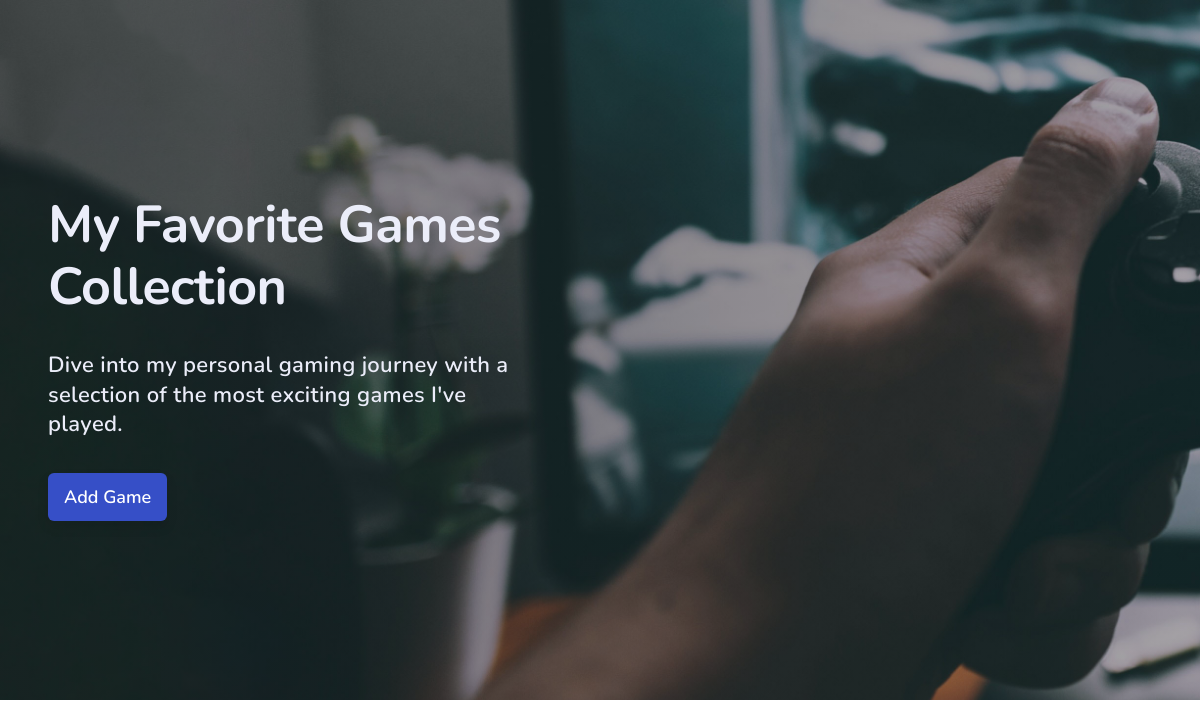
Before: / with the older database file.
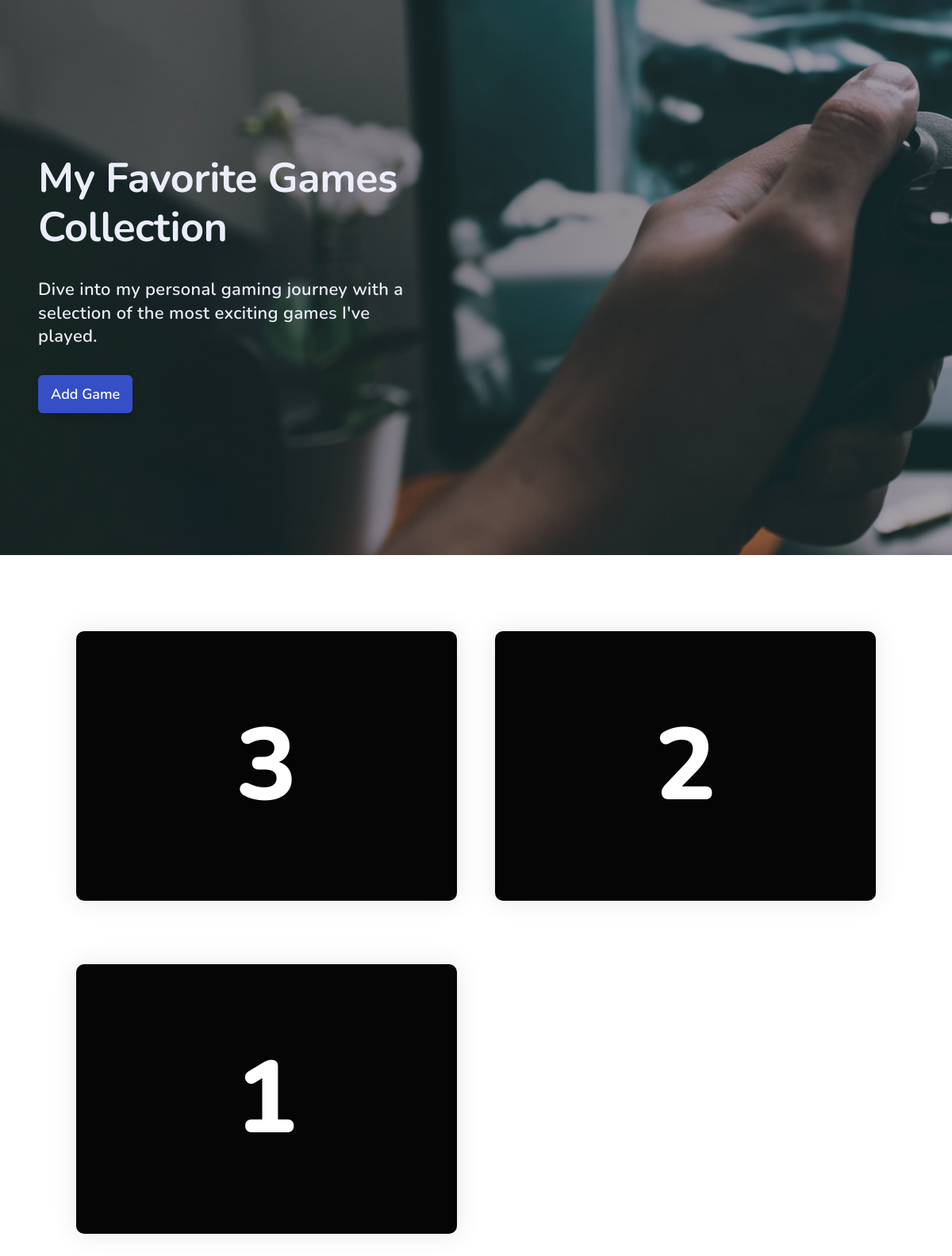
After: the same page with the newer database file.
### main.py (models this page shows)
class Game(db.Model):
    id: Mapped[int] = mapped_column(primary_key=True)
    title: Mapped[str] = mapped_column(unique=True)
    year: Mapped[int]
    rating: Mapped[float]
    review: Mapped[str]
    description: Mapped[str]
    img_url: Mapped[str]
    ranking: Mapped[int] = mapped_column(nullable=True)

### main.py (the view)
@app.route('/')
def home():
    all_games = db.session.query(Game).order_by(Game.rating).all()
    for i in range(len(all_games)):
        all_games[i].ranking = len(all_games) - i
    return render_template("index.html", all_games=all_games)

### templates/index.html (shortened to what this page needs)
<!DOCTYPE html>
<html>
  <head>
    <link rel="stylesheet" href="../static/styles.css" />
    <link rel="stylesheet" href="../static/general.css" />
    <link rel="stylesheet" href="../static/queries.css">
  </head>
  <body>
    <section class="section-hero">
      <div class="container hero-grid">
        <div class="hero-container">
          <h1 class="heading-primary">My Favorite Games Collection</h1>
          <p class="hero-description">
            Dive into my personal gaming journey with a selection of the most
            exciting games I've played.
          </p>
          <a href="{{ url_for('add_game') }}" class="btn">Add Game</a>
        </div>
      </div>
    </section>
    <section class="section-game-list">
      <div class="container game-list-grid">
        {% if not all_games == []: %} {% for game in all_games: %}
        <div class="game-card">
          <div class="game-image">
            <span class="rank">{{ game['ranking'] }}</span>
          </div>
        </div>
        {% endfor %} {% endif %}
      </div>
    </section>
  </body>
</html>

### static/styles.css (style rules this page uses)
.section-hero { padding: 8rem 4.8rem; background-image: linear-gradient( to right, rgba(27, 27, 27, 0.6), rgba(46, 46, 46, 0.1) ), url(../static/img/glenn-carstens-peters-0woyPEJQ7jc-unsplash.jpg); background-size: 250rem; background-repeat: no-repeat; height: 70rem; align-content: center; }
.hero-grid { display: grid; grid-template-columns: 5fr 5fr; }
.hero-description { width: 90%; font-weight: 600; font-size: 2.2rem; margin-bottom: 4.8rem; line-height: 1.35; letter-spacing: 0.3px; color: #ebedf9; }
.section-game-list { padding: 9.6rem; }
.game-list-grid { display: grid; justify-content: center; grid-template-columns: repeat(2, 1fr); gap: 4.8rem; row-gap: 8rem; }
.game-card { background-color: #050505; overflow: hidden; box-shadow: 0 0 3.2rem rgba(0, 0, 0, 0.1); border-radius: 10px; position: relative; min-width: 40rem; max-width: 100%; height: fit-content; min-height: 34rem; display: flex; align-items: center; z-index: 1; }
.rank { display: block; position: absolute; top: 50%; right: 50%; transform: translate(50%, -50%); font-size: 12.8rem; font-weight: 800; }

### static/general.css (style rules this page uses)
* { margin: 0; padding: 0; box-sizing: border-box; }
html { font-size: 62.5%; }
body { font-family: "Nunito", sans-serif; font-weight: 400; line-height: 1; color: #fff; }
.container { max-width: 130rem; margin: 0 auto; }
.heading-primary { font-weight: 700; line-height: 1.2; letter-spacing: -0.5px; font-size: 5.2rem; margin-bottom: 3.2rem; color: #ebedf9; }
.btn, .btn:link, .btn:visited { padding: 1.2rem 1.6rem; background-color: #364fc7; text-decoration: none; color: white; font-family: inherit; font-size: 1.8em; font-weight: 600; border-radius: 6px; box-shadow: 0 0.6rem 1.2rem rgba(0, 0, 0, 0.1); cursor: pointer; transition: all 0.3s; }

Changed rows visible on the page:
added Game: ranking "3"
added Game: ranking "2"
added Game: ranking "1"
